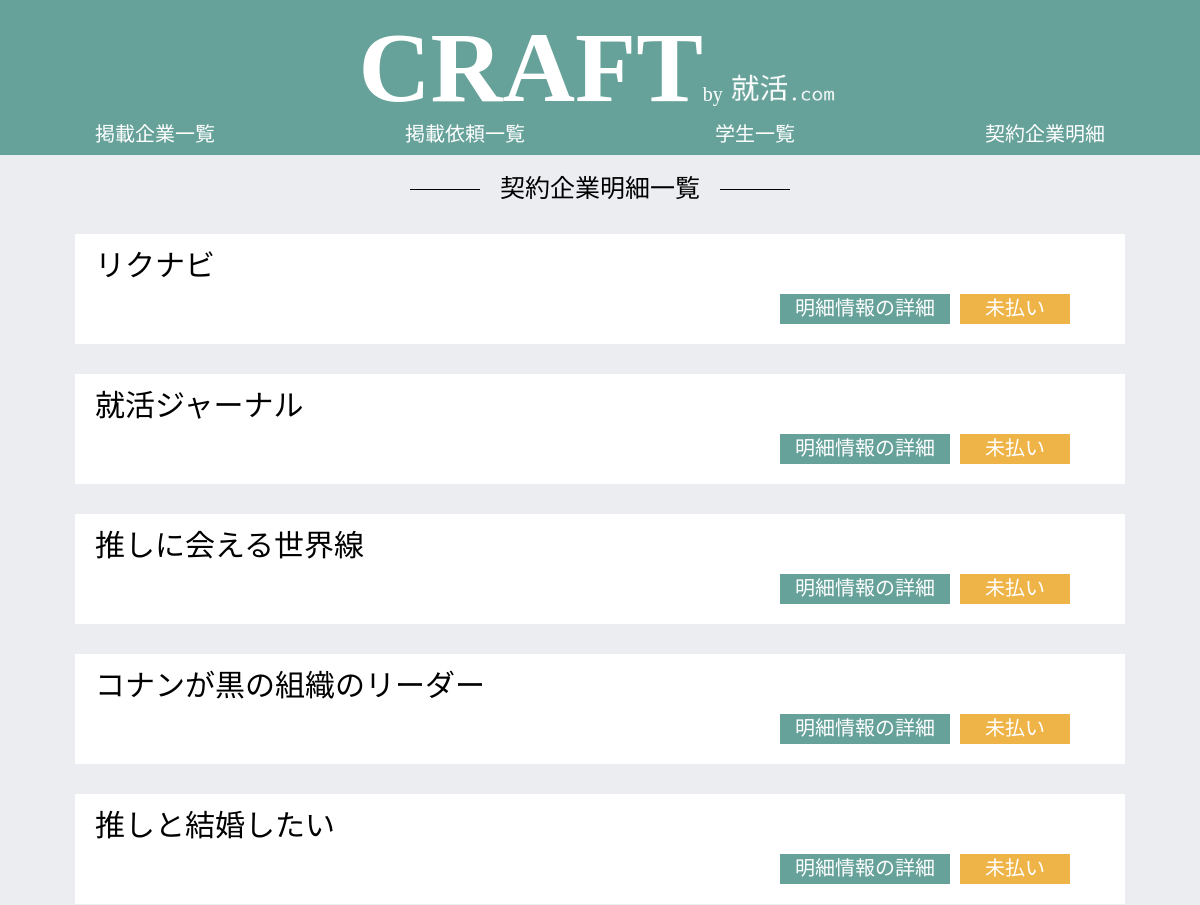
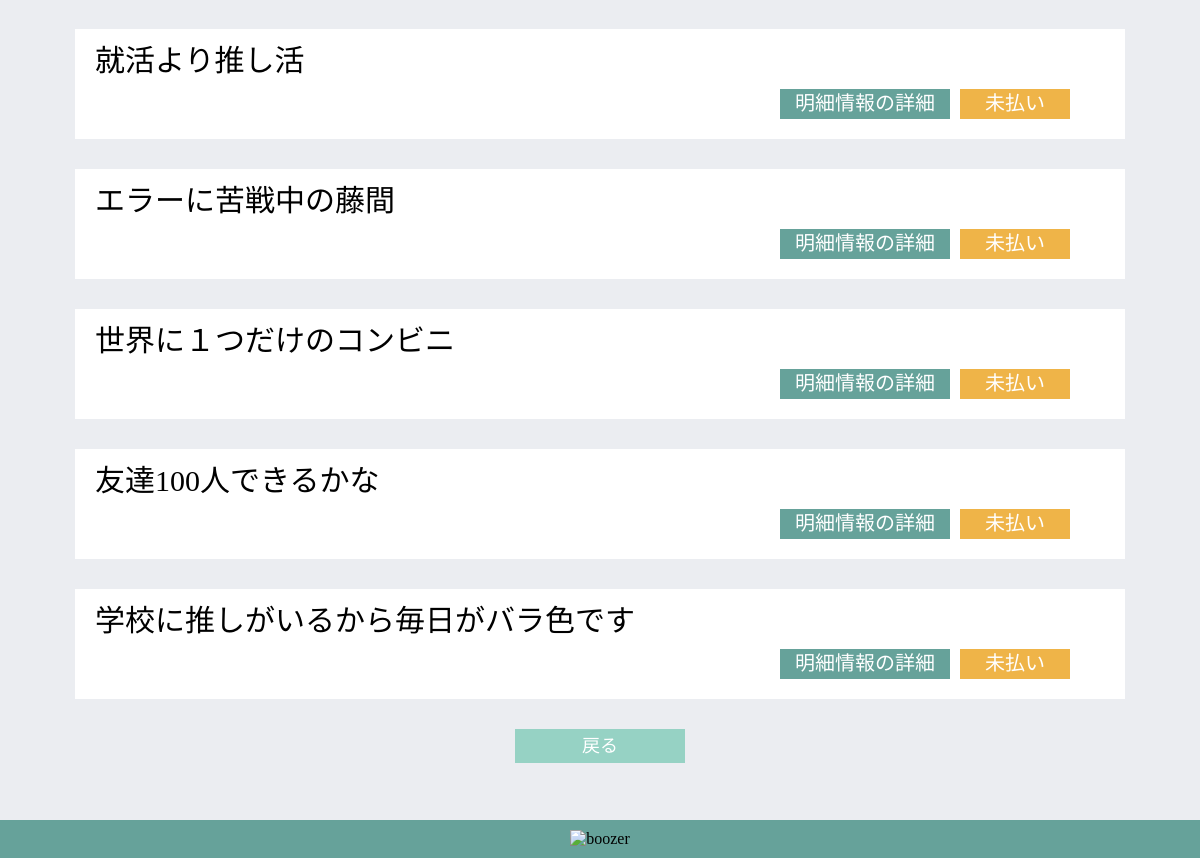
/admin/boozer/payment.php (signed in), run on the app's committed database (2 pictures, top to bottom).
### tables this page shows
CREATE TABLE agents (
  id INT AUTO_INCREMENT NOT NULL PRIMARY KEY,
  agent_name VARCHAR(255) NOT NULL,
  url VARCHAR(255) UNIQUE NOT NULL,
  notification_email VARCHAR(255) UNIQUE NOT NULL,
  tel_number  VARCHAR(255) UNIQUE NOT NULL,
  post_number VARCHAR(255) UNIQUE NOT NULL,
  prefecture VARCHAR(255) NOT NULL,
  municipalitie VARCHAR(255) NOT NULL,
  adress_number VARCHAR(255) UNIQUE NOT NULL,
  detail VARCHAR(2550),
  valid TINYINT(1) NOT NULL DEFAULT '0',
  created_at DATETIME DEFAULT CURRENT_TIMESTAMP,
  updated_at DATETIME DEFAULT CURRENT_TIMESTAMP ON UPDATE CURRENT_TIMESTAMP
);

### src/admin/boozer/payment.php (the view, shortened to what this page needs)
<?php
require('../../dbconnect.php');
$stmt = $db->prepare('SELECT * FROM agents');
$stmt->execute();
$agents = $stmt->fetchAll();
?>
<!DOCTYPE html>
<html lang="ja">
<head>
  <link rel="stylesheet" href="../../css/reset.css">
  <link rel="stylesheet" href="../../css/index.css">
</head>
<body>
  <?php include (dirname(__FILE__) . "/boozer_header.php");?>
  <div class="main">
  <h2 class="pagetitle">契約企業明細一覧</h2>
    <?php foreach ($agents as $agent) : ?>
    <div class="agencybox">
      <div class="agencyboxinner">
        <h3><?php echo $agent['agent_name'];?></h3>
      </div>
      <div>
        <a href="./payment_detail.php?agent_id=<?php echo $agent['id'];?>" class="accountdetails">明細情報の詳細</a>
        <span class="unpaid">未払い</span>
      </div>
    </div>
    <?php endforeach; ?>
    <a href='javascript:history.back()' class="returnbtn">戻る</a>
  </div>
  <?php include (dirname(__FILE__) . "/boozer_footer.php");?>
</body>
</html>

### src/css/index.css (style rules this page uses)
.pagetitle { text-align: center; font-size: 20px; margin: 15px auto; margin-top: 30px; display: flex; align-items: center; justify-content: center; }
.pagetitle:before, .pagetitle:after { border-top: 1px solid; content: ""; width: 2.8em; }
.pagetitle:before { margin-right: 0.8em; }
.pagetitle:after { margin-left: 0.8em; }
body { background-color: #ebedf1; }
.main { padding: 15px 15px; padding-top: 120px; padding-bottom: 80px; }
.searchbtn, .submitbtn, .inquirybtn, .editbtn, .unpaid, .keepbtn { background-color: #EFB448; color: white; border: none; font-size: 18px; width: 80px; padding: 7px 10px; display: block; margin: 0 auto; margin-bottom: 15px; margin-top: 15px; text-align: center; }
.returnbtn, .agencybtn { background-color: #96D2C4; color: white; display: block; margin: 0 auto; margin-bottom: 15px; margin-top: 15px; border: none; font-size: 18px; padding: 7px 15px; text-align: center; width: 300px; font-weight: 500; }
.returnbtn { width: 170px; }
.loginbtn, .accountdetails, .firstloginbtn { background-color: #66a29a; color: white; padding: 7px 15px; }
.agencybox, .indexagencybox { background-color: white; margin: 20px 40px; }
.agencyboxinner { height: 80px; padding-top: 15px; }
.agencybox h3, .agencydetailbox h3 { text-align: left; margin-left: 20px; font-size: 30px; }
.agencybox div:not(.agencyboxinner), .indexagencybox div { display: flex; justify-content: flex-end; align-items: center; margin-right: 50px; }
.accountdetails, .unpaid { margin: 10px 5px 20px 5px; height: 30px; display: flex; justify-content: center; align-items: center; font-size: 20px; }
.unpaid { width: 110px; }
@media screen and (min-width:1024px) { .agencybox { margin: 30px 60px; } }
@media screen and (min-width:1024px) { .main { padding-top: 160px; } }
@media screen and (min-width:1024px) { .pagetitle { text-align: center; font-size: 25px; margin: 15px auto; } }
@media screen and (min-width:1024px) { .agencyboxinner { height: 50px; } }

### data on the page
agents: agent_name "リクナビ"
agents: agent_name "就活ジャーナル"
agents: agent_name "推しに会える世界線"
agents: agent_name "コナンが黒の組織のリーダー"
agents: agent_name "推しと結婚したい"
agents: agent_name "就活より推し活"
agents: agent_name "エラーに苦戦中の藤間"
agents: agent_name "世界に１つだけのコンビニ"
agents: agent_name "友達100人できるかな"
agents: agent_name "学校に推しがいるから毎日がバラ色です"
